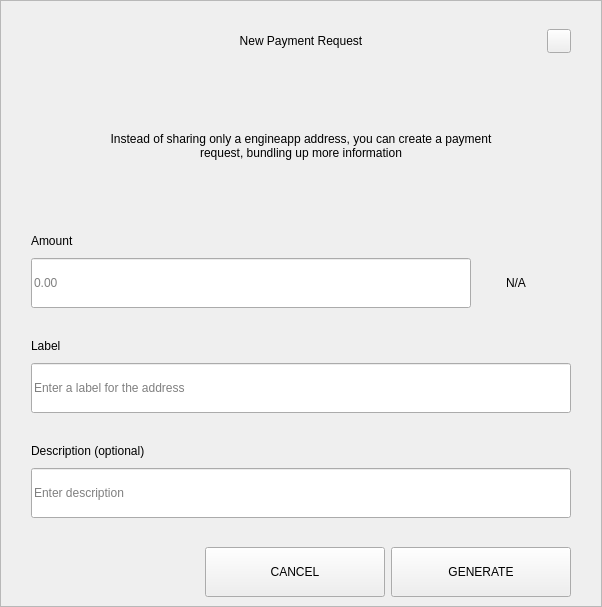
<?xml version="1.0" encoding="UTF-8"?>
<ui version="4.0">
 <class>RequestDialog</class>
 <widget class="QDialog" name="RequestDialog">
  <property name="geometry">
   <rect>
    <x>0</x>
    <y>0</y>
    <width>602</width>
    <height>607</height>
   </rect>
  </property>
  <property name="windowTitle">
   <string notr="true">N/A</string>
  </property>
  <layout class="QVBoxLayout" name="verticalLayout_5">
   <property name="spacing">
    <number>0</number>
   </property>
   <property name="leftMargin">
    <number>0</number>
   </property>
   <property name="topMargin">
    <number>0</number>
   </property>
   <property name="rightMargin">
    <number>0</number>
   </property>
   <property name="bottomMargin">
    <number>0</number>
   </property>
   <item>
    <widget class="QFrame" name="frame">
     <property name="styleSheet">
      <string notr="true"/>
     </property>
     <property name="frameShape">
      <enum>QFrame::StyledPanel</enum>
     </property>
     <property name="frameShadow">
      <enum>QFrame::Raised</enum>
     </property>
     <layout class="QVBoxLayout" name="verticalLayout_4" stretch="1,0,0">
      <property name="spacing">
       <number>0</number>
      </property>
      <property name="leftMargin">
       <number>30</number>
      </property>
      <property name="topMargin">
       <number>20</number>
      </property>
      <property name="rightMargin">
       <number>30</number>
      </property>
      <property name="bottomMargin">
       <number>0</number>
      </property>
      <item>
       <layout class="QHBoxLayout" name="horizontalLayout_3">
        <property name="spacing">
         <number>0</number>
        </property>
        <item>
         <spacer name="horizontalSpacer_21">
          <property name="orientation">
           <enum>Qt::Horizontal</enum>
          </property>
          <property name="sizeHint" stdset="0">
           <size>
            <width>40</width>
            <height>20</height>
           </size>
          </property>
         </spacer>
        </item>
        <item>
         <widget class="QLabel" name="labelTitle">
          <property name="minimumSize">
           <size>
            <width>0</width>
            <height>40</height>
           </size>
          </property>
          <property name="maximumSize">
           <size>
            <width>16777215</width>
            <height>40</height>
           </size>
          </property>
          <property name="styleSheet">
           <string notr="true">padding-left:24px;</string>
          </property>
          <property name="text">
           <string>New Payment Request</string>
          </property>
          <property name="alignment">
           <set>Qt::AlignCenter</set>
          </property>
          <property name="margin">
           <number>7</number>
          </property>
         </widget>
        </item>
        <item>
         <spacer name="horizontalSpacer">
          <property name="orientation">
           <enum>Qt::Horizontal</enum>
          </property>
          <property name="sizeHint" stdset="0">
           <size>
            <width>40</width>
            <height>20</height>
           </size>
          </property>
         </spacer>
        </item>
        <item>
         <widget class="QPushButton" name="btnEsc">
          <property name="minimumSize">
           <size>
            <width>24</width>
            <height>24</height>
           </size>
          </property>
          <property name="maximumSize">
           <size>
            <width>24</width>
            <height>24</height>
           </size>
          </property>
          <property name="focusPolicy">
           <enum>Qt::NoFocus</enum>
          </property>
          <property name="text">
           <string/>
          </property>
         </widget>
        </item>
       </layout>
      </item>
      <item>
       <widget class="QStackedWidget" name="stack">
        <property name="minimumSize">
         <size>
          <width>540</width>
          <height>0</height>
         </size>
        </property>
        <property name="maximumSize">
         <size>
          <width>540</width>
          <height>16777215</height>
         </size>
        </property>
        <property name="currentIndex">
         <number>0</number>
        </property>
        <widget class="QWidget" name="page_1">
         <property name="minimumSize">
          <size>
           <width>540</width>
           <height>0</height>
          </size>
         </property>
         <property name="maximumSize">
          <size>
           <width>540</width>
           <height>16777215</height>
          </size>
         </property>
         <layout class="QVBoxLayout" name="layout1">
          <property name="spacing">
           <number>0</number>
          </property>
          <property name="leftMargin">
           <number>0</number>
          </property>
          <property name="topMargin">
           <number>0</number>
          </property>
          <property name="rightMargin">
           <number>0</number>
          </property>
          <property name="bottomMargin">
           <number>0</number>
          </property>
          <item>
           <spacer name="verticalSpacer_21">
            <property name="orientation">
             <enum>Qt::Vertical</enum>
            </property>
            <property name="sizeType">
             <enum>QSizePolicy::Fixed</enum>
            </property>
            <property name="sizeHint" stdset="0">
             <size>
              <width>20</width>
              <height>30</height>
             </size>
            </property>
           </spacer>
          </item>
          <item alignment="Qt::AlignHCenter">
           <widget class="QLabel" name="labelMessage">
            <property name="minimumSize">
             <size>
              <width>400</width>
              <height>50</height>
             </size>
            </property>
            <property name="text">
             <string>Instead of sharing only a engineapp address, you can create a payment request, bundling up more information</string>
            </property>
            <property name="alignment">
             <set>Qt::AlignCenter</set>
            </property>
            <property name="wordWrap">
             <bool>true</bool>
            </property>
           </widget>
          </item>
          <item alignment="Qt::AlignBottom">
           <widget class="QWidget" name="containerAmount" native="true">
            <layout class="QVBoxLayout" name="verticalLayout">
             <property name="spacing">
              <number>9</number>
             </property>
             <property name="leftMargin">
              <number>0</number>
             </property>
             <property name="topMargin">
              <number>0</number>
             </property>
             <property name="rightMargin">
              <number>0</number>
             </property>
             <property name="bottomMargin">
              <number>0</number>
             </property>
             <item>
              <widget class="QLabel" name="labelSubtitleAmount">
               <property name="minimumSize">
                <size>
                 <width>350</width>
                 <height>16</height>
                </size>
               </property>
               <property name="maximumSize">
                <size>
                 <width>16777215</width>
                 <height>16</height>
                </size>
               </property>
               <property name="text">
                <string>Amount</string>
               </property>
              </widget>
             </item>
             <item alignment="Qt::AlignTop">
              <widget class="QWidget" name="layoutAmount" native="true">
               <layout class="QHBoxLayout" name="horizontalLayout" stretch="2,0">
                <property name="spacing">
                 <number>0</number>
                </property>
                <property name="leftMargin">
                 <number>0</number>
                </property>
                <property name="topMargin">
                 <number>0</number>
                </property>
                <property name="rightMargin">
                 <number>0</number>
                </property>
                <property name="bottomMargin">
                 <number>0</number>
                </property>
                <item>
                 <widget class="QLineEdit" name="lineEditAmount">
                  <property name="minimumSize">
                   <size>
                    <width>0</width>
                    <height>50</height>
                   </size>
                  </property>
                  <property name="maximumSize">
                   <size>
                    <width>16777215</width>
                    <height>50</height>
                   </size>
                  </property>
                  <property name="placeholderText">
                   <string notr="true">0.00</string>
                  </property>
                 </widget>
                </item>
                <item>
                 <widget class="QWidget" name="comboContainer" native="true">
                  <property name="minimumSize">
                   <size>
                    <width>100</width>
                    <height>50</height>
                   </size>
                  </property>
                  <property name="maximumSize">
                   <size>
                    <width>16777215</width>
                    <height>50</height>
                   </size>
                  </property>
                  <layout class="QHBoxLayout" name="horizontalLayout_31">
                   <property name="spacing">
                    <number>0</number>
                   </property>
                   <property name="leftMargin">
                    <number>0</number>
                   </property>
                   <property name="topMargin">
                    <number>0</number>
                   </property>
                   <property name="rightMargin">
                    <number>10</number>
                   </property>
                   <property name="bottomMargin">
                    <number>0</number>
                   </property>
                   <item>
                    <widget class="QLabel" name="comboBoxCoin">
                     <property name="text">
                      <string notr="true">N/A</string>
                     </property>
                     <property name="alignment">
                      <set>Qt::AlignCenter</set>
                     </property>
                    </widget>
                   </item>
                  </layout>
                 </widget>
                </item>
               </layout>
              </widget>
             </item>
            </layout>
           </widget>
          </item>
          <item>
           <spacer name="verticalSpacer_31">
            <property name="orientation">
             <enum>Qt::Vertical</enum>
            </property>
            <property name="sizeType">
             <enum>QSizePolicy::Fixed</enum>
            </property>
            <property name="sizeHint" stdset="0">
             <size>
              <width>20</width>
              <height>30</height>
             </size>
            </property>
           </spacer>
          </item>
          <item>
           <layout class="QVBoxLayout" name="verticalLayoutLabel">
            <property name="spacing">
             <number>9</number>
            </property>
            <item>
             <widget class="QLabel" name="labelSubtitleLabel">
              <property name="minimumSize">
               <size>
                <width>0</width>
                <height>16</height>
               </size>
              </property>
              <property name="maximumSize">
               <size>
                <width>16777215</width>
                <height>16</height>
               </size>
              </property>
              <property name="text">
               <string>Label</string>
              </property>
             </widget>
            </item>
            <item>
             <widget class="QLineEdit" name="lineEditLabel">
              <property name="minimumSize">
               <size>
                <width>0</width>
                <height>50</height>
               </size>
              </property>
              <property name="maximumSize">
               <size>
                <width>16777215</width>
                <height>50</height>
               </size>
              </property>
              <property name="placeholderText">
               <string>Enter a label for the address</string>
              </property>
             </widget>
            </item>
           </layout>
          </item>
          <item>
           <spacer name="verticalSpacer_34">
            <property name="orientation">
             <enum>Qt::Vertical</enum>
            </property>
            <property name="sizeType">
             <enum>QSizePolicy::Fixed</enum>
            </property>
            <property name="sizeHint" stdset="0">
             <size>
              <width>20</width>
              <height>30</height>
             </size>
            </property>
           </spacer>
          </item>
          <item>
           <layout class="QVBoxLayout" name="verticalLayoutDescription">
            <property name="spacing">
             <number>9</number>
            </property>
            <item>
             <widget class="QLabel" name="labelSubtitleDescription">
              <property name="minimumSize">
               <size>
                <width>0</width>
                <height>16</height>
               </size>
              </property>
              <property name="maximumSize">
               <size>
                <width>16777215</width>
                <height>16</height>
               </size>
              </property>
              <property name="text">
               <string>Description (optional)</string>
              </property>
             </widget>
            </item>
            <item>
             <widget class="QLineEdit" name="lineEditDescription">
              <property name="minimumSize">
               <size>
                <width>0</width>
                <height>50</height>
               </size>
              </property>
              <property name="maximumSize">
               <size>
                <width>16777215</width>
                <height>50</height>
               </size>
              </property>
              <property name="placeholderText">
               <string>Enter description</string>
              </property>
             </widget>
            </item>
            <item>
             <spacer name="verticalSpacer_4">
              <property name="orientation">
               <enum>Qt::Vertical</enum>
              </property>
              <property name="sizeType">
               <enum>QSizePolicy::Fixed</enum>
              </property>
              <property name="sizeHint" stdset="0">
               <size>
                <width>20</width>
                <height>20</height>
               </size>
              </property>
             </spacer>
            </item>
           </layout>
          </item>
         </layout>
        </widget>
        <widget class="QWidget" name="page_2">
         <layout class="QVBoxLayout" name="layout2">
          <item>
           <spacer name="verticalSpacer_5">
            <property name="orientation">
             <enum>Qt::Vertical</enum>
            </property>
            <property name="sizeType">
             <enum>QSizePolicy::Fixed</enum>
            </property>
            <property name="sizeHint" stdset="0">
             <size>
              <width>20</width>
              <height>50</height>
             </size>
            </property>
           </spacer>
          </item>
          <item alignment="Qt::AlignHCenter">
           <widget class="QLabel" name="labelQrImg">
            <property name="minimumSize">
             <size>
              <width>260</width>
              <height>260</height>
             </size>
            </property>
            <property name="maximumSize">
             <size>
              <width>260</width>
              <height>260</height>
             </size>
            </property>
            <property name="text">
             <string/>
            </property>
            <property name="alignment">
             <set>Qt::AlignCenter</set>
            </property>
           </widget>
          </item>
          <item>
           <spacer name="verticalSpacer_2">
            <property name="orientation">
             <enum>Qt::Vertical</enum>
            </property>
            <property name="sizeType">
             <enum>QSizePolicy::Fixed</enum>
            </property>
            <property name="sizeHint" stdset="0">
             <size>
              <width>20</width>
              <height>30</height>
             </size>
            </property>
           </spacer>
          </item>
          <item alignment="Qt::AlignHCenter">
           <widget class="QLabel" name="labelAddress">
            <property name="text">
             <string notr="true">N/A </string>
            </property>
           </widget>
          </item>
          <item>
           <spacer name="verticalSpacer_32">
            <property name="orientation">
             <enum>Qt::Vertical</enum>
            </property>
            <property name="sizeType">
             <enum>QSizePolicy::Expanding</enum>
            </property>
            <property name="sizeHint" stdset="0">
             <size>
              <width>20</width>
              <height>20</height>
             </size>
            </property>
           </spacer>
          </item>
          <item>
           <layout class="QHBoxLayout" name="horizontal">
            <property name="leftMargin">
             <number>20</number>
            </property>
            <property name="rightMargin">
             <number>20</number>
            </property>
            <property name="bottomMargin">
             <number>20</number>
            </property>
            <item>
             <spacer name="horizontalSpacer_4">
              <property name="orientation">
               <enum>Qt::Horizontal</enum>
              </property>
              <property name="sizeHint" stdset="0">
               <size>
                <width>40</width>
                <height>20</height>
               </size>
              </property>
             </spacer>
            </item>
            <item>
             <widget class="QPushButton" name="btnCopyAddress">
              <property name="minimumSize">
               <size>
                <width>180</width>
                <height>50</height>
               </size>
              </property>
              <property name="text">
               <string>COPY ADDRESS</string>
              </property>
             </widget>
            </item>
            <item>
             <widget class="QPushButton" name="btnCopyUrl">
              <property name="minimumSize">
               <size>
                <width>180</width>
                <height>50</height>
               </size>
              </property>
              <property name="text">
               <string>COPY URL</string>
              </property>
             </widget>
            </item>
            <item>
             <spacer name="horizontalSpacer_2">
              <property name="orientation">
               <enum>Qt::Horizontal</enum>
              </property>
              <property name="sizeHint" stdset="0">
               <size>
                <width>40</width>
                <height>20</height>
               </size>
              </property>
             </spacer>
            </item>
           </layout>
          </item>
         </layout>
        </widget>
       </widget>
      </item>
      <item>
       <widget class="QWidget" name="buttonsStack" native="true">
        <layout class="QHBoxLayout" name="horizontalLayout_5">
         <property name="leftMargin">
          <number>20</number>
         </property>
         <property name="rightMargin">
          <number>0</number>
         </property>
         <item>
          <spacer name="horizontalSpacer_41">
           <property name="orientation">
            <enum>Qt::Horizontal</enum>
           </property>
           <property name="sizeHint" stdset="0">
            <size>
             <width>40</width>
             <height>20</height>
            </size>
           </property>
          </spacer>
         </item>
         <item>
          <widget class="QPushButton" name="btnCancel">
           <property name="minimumSize">
            <size>
             <width>180</width>
             <height>50</height>
            </size>
           </property>
           <property name="focusPolicy">
            <enum>Qt::NoFocus</enum>
           </property>
           <property name="text">
            <string>CANCEL</string>
           </property>
          </widget>
         </item>
         <item>
          <widget class="QPushButton" name="btnSave">
           <property name="minimumSize">
            <size>
             <width>180</width>
             <height>50</height>
            </size>
           </property>
           <property name="focusPolicy">
            <enum>Qt::NoFocus</enum>
           </property>
           <property name="text">
            <string>GENERATE</string>
           </property>
          </widget>
         </item>
        </layout>
       </widget>
      </item>
     </layout>
    </widget>
   </item>
  </layout>
 </widget>
 <resources/>
 <connections/>
</ui>
